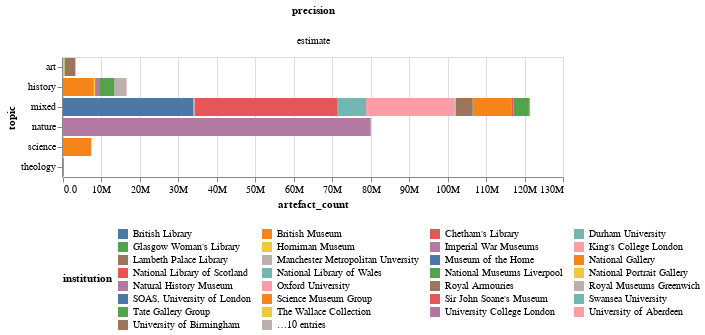

The code cell stored with this chart in its notebook:
### Code cell
alt.Chart(artefacts_data).mark_bar().encode(
        alt.Color('institution:N').legend(orient="bottom", columns=4, titleOrient="left"),
    column='precision:O',
    x='artefact_count:Q',
    tooltip='institution',
    y='topic:N'
).properties(width=500).resolve_scale(x='independent').configure(numberFormat='.2s')

### Figure 1 — Vega-Lite specification as saved in the notebook (floating-point values rounded to 4 significant figures)
{"config": {"view": {"continuousWidth": 300, "continuousHeight": 300}, "numberFormat": ".2s"}, "data": {"name": "data-056d5202e31c174cc415b3db96a30bc7"}, "mark": {"type": "bar"}, "encoding": {"color": {"field": "institution", "legend": {"orient": "bottom", "columns": 4, "titleOrient": "left"}, "type": "nominal"}, "column": {"field": "precision", "type": "ordinal"}, "tooltip": {"field": "institution", "type": "nominal"}, "x": {"field": "artefact_count", "type": "quantitative"}, "y": {"field": "topic", "type": "nominal"}}, "resolve": {"scale": {"x": "independent"}}, "width": 500, "$schema": "https://vega.github.io/schema/vega-lite/v5.17.0.json", "datasets": {"data-056d5202e31c174cc415b3db96a30bc7": [{"institution": "Oxford University", "sector": "university", "type": "university", "topic": "mixed", "precision": "estimate", "artefact_count": 22530000}, {"institution": "University of Cambridge", "sector": "university", "type": "university", "topic": "mixed", "precision": "estimate", "artefact_count": 10000000}, {"institution": "Durham University", "sector": "university", "type": "university", "topic": "mixed", "precision": "estimate", "artefact_count": 106000}, {"institution": "University College London", "sector": "university", "type": "university", "topic": "mixed", "precision": "estimate", "artefact_count": 164000}, {"institution": "University of Manchester", "sector": "university", "type": "university", "topic": "mixed", "precision": "estimate", "artefact_count": 4060000}, {"institution": "King's College London", "sector": "university", "type": "university", "topic": "mixed", "precision": "estimate", "artefact_count": 200000}, {"institution": "University of Birmingham", "sector": "university", "type": "university", "topic": "mixed", "precision": "estimate", "artefact_count": 4500000}, {"institution": "Unversity of Warwick", "sector": "university", "type": "university", "topic": "mixed", "precision": "estimate", "artefact_count": 16000}, {"institution": "Manchester Metropolitan Unversity", "sector": "university", "type": "university", "topic": "mixed", "precision": "estimate", "artefact_count": 0}, {"institution": "Swansea University", "sector": "university", "type": "university", "topic": "mixed", "precision": "estimate", "artefact_count": 1700}, {"institution": "University of Brighton", "sector": "university", "type": "university", "topic": "mixed", "precision": "estimate", "artefact_count": 50000}, {"institution": "SOAS, University of London", "sector": "university", "type": "university", "topic": "mixed", "precision": "estimate", "artefact_count": 60000}, {"institution": "University of Aberdeen", "sector": "university", "type": "university", "topic": "mixed", "precision": "estimate", "artefact_count": 530000}, {"institution": "University of Bristol", "sector": "university", "type": "university", "topic": "mixed", "precision": "estimate", "artefact_count": 100000}, {"institution": "University of Leeds", "sector": "university", "type": "university", "topic": "mixed", "precision": "estimate", "artefact_count": 350000}, {"institution": "University of Leicester", "sector": "university", "type": "university", "topic": "mixed", "precision": "estimate", "artefact_count": 25000}, {"institution": "University of Sheffield", "sector": "university", "type": "university", "topic": "mixed", "precision": "estimate", "artefact_count": 30000}, {"institution": "University of St Andrews", "sector": "university", "type": "university", "topic": "mixed", "precision": "estimate", "artefact_count": 200000}, {"institution": "British Library", "sector": "library", "type": "library", "topic": "mixed", "precision": "estimate", "artefact_count": 33810000}, {"institution": "Chetham's Library", "sector": "library", "type": "library", "topic": "mixed", "precision": "estimate", "artefact_count": 121041}, {"institution": "Glasgow Woman's Library", "sector": "library", "type": "library", "topic": "mixed", "precision": "estimate", "artefact_count": 0}, {"institution": "Lambeth Palace Library", "sector": "library", "type": "library", "topic": "theology", "precision": "estimate", "artefact_count": 186200}, {"institution": "National Library of Wales", "sector": "library", "type": "library", "topic": "mixed", "precision": "estimate", "artefact_count": 7540000}, {"institution": "National Library of Scotland", "sector": "library", "type": "library", "topic": "mixed", "precision": "estimate", "artefact_count": 37000000}, {"institution": "Victoria & Albert Museum", "sector": "dcms", "type": "museum", "topic": "art", "precision": "estimate", "artefact_count": 2800000}, {"institution": "Science Museum Group", "sector": "dcms", "type": "museum", "topic": "science", "precision": "estimate", "artefact_count": 7360793}, {"institution": "Museum of the Home", "sector": "dcms", "type": "museum", "topic": "history", "precision": "estimate", "artefact_count": 40000}, {"institution": "Horniman Museum", "sector": "dcms", "type": "museum", "topic": "history", "precision": "estimate", "artefact_count": 350000}, {"institution": "Imperial War Museums", "sector": "dcms", "type": "museum", "topic": "history", "precision": "estimate", "artefact_count": 1000000}, {"institution": "National Gallery", "sector": "dcms", "type": "gallery", "topic": "art", "precision": "estimate", "artefact_count": 2626}, {"institution": "National Museums Liverpool", "sector": "dcms", "type": "museum", "topic": "history", "precision": "estimate", "artefact_count": 4000000}, {"institution": "National Portrait Gallery", "sector": "dcms", "type": "gallery", "topic": "art", "precision": "estimate", "artefact_count": 350000}, {"institution": "Natural History Museum", "sector": "dcms", "type": "museum", "topic": "nature", "precision": "estimate", "artefact_count": 80000000}, {"institution": "Royal Armouries", "sector": "dcms", "type": "museum", "topic": "history", "precision": "estimate", "artefact_count": 70000}, {"institution": "Royal Museums Greenwich", "sector": "dcms", "type": "museum", "topic": "history", "precision": "estimate", "artefact_count": 3000000}, {"institution": "Sir John Soane's Museum", "sector": "dcms", "type": "museum", "topic": "history", "precision": "estimate", "artefact_count": 52000}, {"institution": "Tate Gallery Group", "sector": "dcms", "type": "gallery", "topic": "art", "precision": "estimate", "artefact_count": 70000}, {"institution": "The Wallace Collection", "sector": "dcms", "type": "museum", "topic": "art", "precision": "estimate", "artefact_count": 5637}, {"institution": "British Museum", "sector": "dcms", "type": "museum", "topic": "history", "precision": "estimate", "artefact_count": 8000000}]}}
